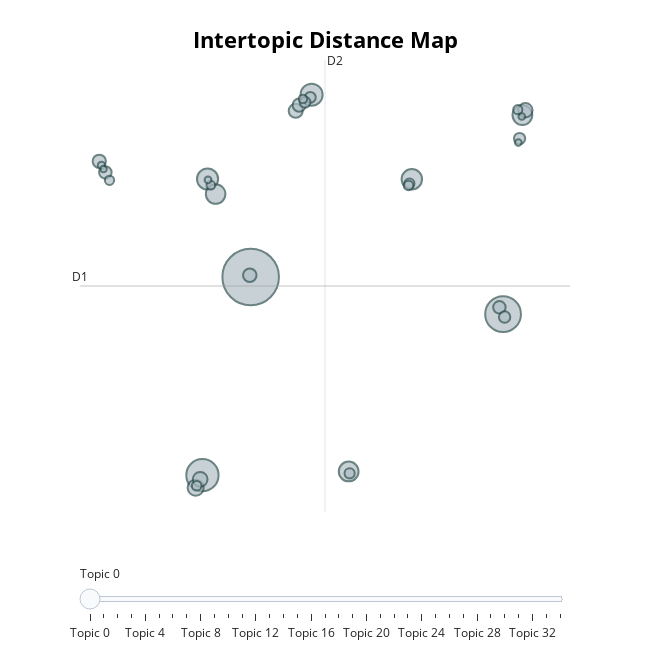

The notebook cell saved with this chart:
### Code cell
# Visualize topics
topic_model.visualize_topics()

### Figure 1 — Plotly figure (JSON) as saved in the notebook; plotly's stock layout.template omitted (floating-point values rounded to 4 significant figures)
{"data": [{"customdata": [[0, "determining | receiving | corresponding | transmitting | electronic", 1296], [1, "turbine | substantially | plurality | surfaces | adapted", 518], [2, "synchronous | capacitor | converter | transistor | electrical", 422], [3, "polynucleotides | polypeptides | nucleic | polypeptide | nucleotide", 197], [4, "separation | preparation | catalytic | catalysts | isobutanol", 181], [5, "combustion | regeneration | separation | gaseous | hydrocarbon", 169], [6, "mechanism | turbine | propeller | aperture | supporting", 158], [7, "combustion | separation | gaseous | contaminant | hydrocarbon", 158], [8, "pharmaceutically | polynucleotides | polypeptides | preparation | pharmaceutical", 155], [9, "refrigeration | combustion | refrigerant | turbine | cavity", 105], [10, "combustion | regeneration | detecting | reductant | catalytic", 88], [11, "hydraulic | recycled | polyethylene | powders | fibrous", 84], [12, "pentaerythritol | cycloalkyl | electrolyte | alkenyl | unsubstituted", 80], [13, "acceleration | combustion | mechanism | mechanical | electrically", 74], [14, "turbine | electrode | coupling | lateral | plurality", 71], [15, "oligonucleotides | nucleophilic | zirconium | oxygenate | epihalohydrin", 70], [16, "electrolytic | electrolysis | electrolyte | nonaqueous | lithium", 63], [17, "combustion | separation | fertilizer | combustible | furnace", 63], [18, "electrolyte | crystalline | semiconductor | electrically | photovoltaic", 53], [19, "methanogenic | combustion | separation | desulphurization | fertilizer", 51], [20, "separation | nanoplatelets | preparation | refractory | catalysts", 48], [21, "separation | carboxylic | pyrolyzate | oxygenate | chloroform", 47], [22, "electrolyte | peripheral | welding | electrically | electrodes", 42], [23, "filtration | biodegradable | pollutant | nitritation | contaminant", 41], [24, "airconditioning | generation | refrigerating | refrigerant | turbine", 38], [25, "dissolvable | nanomaterials | entrainment | sulfate | cementitious", 37], [26, "recycled | peripheral | irradiation | apertures | receiving", 35], [27, "combustion | regeneration | mechanical | recirculation | particulates", 34], [28, "electrolytic | hydrochloric | separation | sequestration | gaseous", 30], [29, "biodegradable | electrolyte | nonaqueous | lithium | electroconductive", 29], [30, "mechanism | vacuum | pipeline | particles | cooler", 22], [31, "rejuvenation | electrochemical | microdroplets | rejuvenating | sorbent", 19], [32, "sequestering | subterranean | hydrocarbon | gaseous | regenerating", 18], [33, "trituration | fertilizer | digestion | recovering | defecation", 18], [34, "contaminated | dessicant | withdrawal | condensation | absorbent", 17]], "hovertemplate": "<b>Topic %{customdata[0]}</b><br>%{customdata[1]}<br>Size: %{customdata[2]}", "legendgroup": "", "marker": {"color": "#B0BEC5", "line": {"color": "DarkSlateGrey", "width": 2}, "size": [1296, 518, 422, 197, 181, 169, 158, 158, 155, 105, 88, 84, 80, 74, 71, 70, 63, 63, 53, 51, 48, 47, 42, 41, 38, 37, 35, 34, 30, 29, 22, 19, 18, 18, 17], "sizemode": "area", "sizeref": 0.81, "symbol": "circle"}, "mode": "markers", "name": "", "orientation": "v", "showlegend": false, "type": "scatter", "x": [1.569, 18.84, -1.731, 5.738, -1.38, 12.6, 8.275, 20.16, -0.8278, -2.195, -1.885, 20.37, 4.651, 1.508, -8.79, 4.888, 18.59, -8.373, 18.95, 19.97, 5.651, 5.294, 8.341, 12.44, -2.123, 12.37, -8.09, 19.85, -1.156, 5.147, -8.638, -1.347, 19.88, 20.12, -8.498], "xaxis": "x", "y": [1.798, 0.4317, -5.489, 8.504, 5.401, 5.393, -5.355, 7.752, 4.849, -5.952, -5.643, 7.931, 7.911, 1.862, 6.056, 8.118, 0.6832, 5.646, 0.3257, 6.892, 8.403, 8.225, -5.423, 5.233, -5.88, 5.167, 5.355, 7.953, 5.177, 8.343, 5.904, 5.368, 6.743, 7.701, 5.767], "yaxis": "y"}], "layout": {"annotations": [{"showarrow": false, "text": "D1", "x": -10.11, "y": 1.467, "yshift": 10}, {"showarrow": false, "text": "D2", "x": 6.656, "xshift": 10, "y": 9.78}], "height": 650, "hoverlabel": {"bgcolor": "white", "font": {"family": "Rockwell", "size": 16}}, "legend": {"itemsizing": "constant", "tracegroupgap": 0}, "margin": {"t": 60}, "shapes": [{"line": {"color": "#CFD8DC", "width": 2}, "type": "line", "x0": 6.656, "x1": 6.656, "y0": -6.845, "y1": 9.78}, {"line": {"color": "#9E9E9E", "width": 2}, "type": "line", "x0": -10.11, "x1": 23.42, "y0": 1.467, "y1": 1.467}], "sliders": [{"active": 0, "pad": {"t": 50}, "steps": [{"args": [{"marker.color": [["red", "#B0BEC5", "#B0BEC5", "#B0BEC5", "#B0BEC5", "#B0BEC5", "#B0BEC5", "#B0BEC5", "#B0BEC5", "#B0BEC5", "#B0BEC5", "#B0BEC5", "#B0BEC5", "#B0BEC5", "#B0BEC5", "#B0BEC5", "#B0BEC5", "#B0BEC5", "#B0BEC5", "#B0BEC5", "#B0BEC5", "#B0BEC5", "#B0BEC5", "#B0BEC5", "#B0BEC5", "#B0BEC5", "#B0BEC5", "#B0BEC5", "#B0BEC5", "#B0BEC5", "#B0BEC5", "#B0BEC5", "#B0BEC5", "#B0BEC5", "#B0BEC5"]]}], "label": "Topic 0", "method": "update"}, {"args": [{"marker.color": [["#B0BEC5", "red", "#B0BEC5", "#B0BEC5", "#B0BEC5", "#B0BEC5", "#B0BEC5", "#B0BEC5", "#B0BEC5", "#B0BEC5", "#B0BEC5", "#B0BEC5", "#B0BEC5", "#B0BEC5", "#B0BEC5", "#B0BEC5", "#B0BEC5", "#B0BEC5", "#B0BEC5", "#B0BEC5", "#B0BEC5", "#B0BEC5", "#B0BEC5", "#B0BEC5", "#B0BEC5", "#B0BEC5", "#B0BEC5", "#B0BEC5", "#B0BEC5", "#B0BEC5", "#B0BEC5", "#B0BEC5", "#B0BEC5", "#B0BEC5", "#B0BEC5"]]}], "label": "Topic 1", "method": "update"}, {"args": [{"marker.color": [["#B0BEC5", "#B0BEC5", "red", "#B0BEC5", "#B0BEC5", "#B0BEC5", "#B0BEC5", "#B0BEC5", "#B0BEC5", "#B0BEC5", "#B0BEC5", "#B0BEC5", "#B0BEC5", "#B0BEC5", "#B0BEC5", "#B0BEC5", "#B0BEC5", "#B0BEC5", "#B0BEC5", "#B0BEC5", "#B0BEC5", "#B0BEC5", "#B0BEC5", "#B0BEC5", "#B0BEC5", "#B0BEC5", "#B0BEC5", "#B0BEC5", "#B0BEC5", "#B0BEC5", "#B0BEC5", "#B0BEC5", "#B0BEC5", "#B0BEC5", "#B0BEC5"]]}], "label": "Topic 2", "method": "update"}, {"args": [{"marker.color": [["#B0BEC5", "#B0BEC5", "#B0BEC5", "red", "#B0BEC5", "#B0BEC5", "#B0BEC5", "#B0BEC5", "#B0BEC5", "#B0BEC5", "#B0BEC5", "#B0BEC5", "#B0BEC5", "#B0BEC5", "#B0BEC5", "#B0BEC5", "#B0BEC5", "#B0BEC5", "#B0BEC5", "#B0BEC5", "#B0BEC5", "#B0BEC5", "#B0BEC5", "#B0BEC5", "#B0BEC5", "#B0BEC5", "#B0BEC5", "#B0BEC5", "#B0BEC5", "#B0BEC5", "#B0BEC5", "#B0BEC5", "#B0BEC5", "#B0BEC5", "#B0BEC5"]]}], "label": "Topic 3", "method": "update"}, {"args": [{"marker.color": [["#B0BEC5", "#B0BEC5", "#B0BEC5", "#B0BEC5", "red", "#B0BEC5", "#B0BEC5", "#B0BEC5", "#B0BEC5", "#B0BEC5", "#B0BEC5", "#B0BEC5", "#B0BEC5", "#B0BEC5", "#B0BEC5", "#B0BEC5", "#B0BEC5", "#B0BEC5", "#B0BEC5", "#B0BEC5", "#B0BEC5", "#B0BEC5", "#B0BEC5", "#B0BEC5", "#B0BEC5", "#B0BEC5", "#B0BEC5", "#B0BEC5", "#B0BEC5", "#B0BEC5", "#B0BEC5", "#B0BEC5", "#B0BEC5", "#B0BEC5", "#B0BEC5"]]}], "label": "Topic 4", "method": "update"}, {"args": [{"marker.color": [["#B0BEC5", "#B0BEC5", "#B0BEC5", "#B0BEC5", "#B0BEC5", "red", "#B0BEC5", "#B0BEC5", "#B0BEC5", "#B0BEC5", "#B0BEC5", "#B0BEC5", "#B0BEC5", "#B0BEC5", "#B0BEC5", "#B0BEC5", "#B0BEC5", "#B0BEC5", "#B0BEC5", "#B0BEC5", "#B0BEC5", "#B0BEC5", "#B0BEC5", "#B0BEC5", "#B0BEC5", "#B0BEC5", "#B0BEC5", "#B0BEC5", "#B0BEC5", "#B0BEC5", "#B0BEC5", "#B0BEC5", "#B0BEC5", "#B0BEC5", "#B0BEC5"]]}], "label": "Topic 5", "method": "update"}, {"args": [{"marker.color": [["#B0BEC5", "#B0BEC5", "#B0BEC5", "#B0BEC5", "#B0BEC5", "#B0BEC5", "red", "#B0BEC5", "#B0BEC5", "#B0BEC5", "#B0BEC5", "#B0BEC5", "#B0BEC5", "#B0BEC5", "#B0BEC5", "#B0BEC5", "#B0BEC5", "#B0BEC5", "#B0BEC5", "#B0BEC5", "#B0BEC5", "#B0BEC5", "#B0BEC5", "#B0BEC5", "#B0BEC5", "#B0BEC5", "#B0BEC5", "#B0BEC5", "#B0BEC5", "#B0BEC5", "#B0BEC5", "#B0BEC5", "#B0BEC5", "#B0BEC5", "#B0BEC5"]]}], "label": "Topic 6", "method": "update"}, {"args": [{"marker.color": [["#B0BEC5", "#B0BEC5", "#B0BEC5", "#B0BEC5", "#B0BEC5", "#B0BEC5", "#B0BEC5", "red", "#B0BEC5", "#B0BEC5", "#B0BEC5", "#B0BEC5", "#B0BEC5", "#B0BEC5", "#B0BEC5", "#B0BEC5", "#B0BEC5", "#B0BEC5", "#B0BEC5", "#B0BEC5", "#B0BEC5", "#B0BEC5", "#B0BEC5", "#B0BEC5", "#B0BEC5", "#B0BEC5", "#B0BEC5", "#B0BEC5", "#B0BEC5", "#B0BEC5", "#B0BEC5", "#B0BEC5", "#B0BEC5", "#B0BEC5", "#B0BEC5"]]}], "label": "Topic 7", "method": "update"}, {"args": [{"marker.color": [["#B0BEC5", "#B0BEC5", "#B0BEC5", "#B0BEC5", "#B0BEC5", "#B0BEC5", "#B0BEC5", "#B0BEC5", "red", "#B0BEC5", "#B0BEC5", "#B0BEC5", "#B0BEC5", "#B0BEC5", "#B0BEC5", "#B0BEC5", "#B0BEC5", "#B0BEC5", "#B0BEC5", "#B0BEC5", "#B0BEC5", "#B0BEC5", "#B0BEC5", "#B0BEC5", "#B0BEC5", "#B0BEC5", "#B0BEC5", "#B0BEC5", "#B0BEC5", "#B0BEC5", "#B0BEC5", "#B0BEC5", "#B0BEC5", "#B0BEC5", "#B0BEC5"]]}], "label": "Topic 8", "method": "update"}, {"args": [{"marker.color": [["#B0BEC5", "#B0BEC5", "#B0BEC5", "#B0BEC5", "#B0BEC5", "#B0BEC5", "#B0BEC5", "#B0BEC5", "#B0BEC5", "red", "#B0BEC5", "#B0BEC5", "#B0BEC5", "#B0BEC5", "#B0BEC5", "#B0BEC5", "#B0BEC5", "#B0BEC5", "#B0BEC5", "#B0BEC5", "#B0BEC5", "#B0BEC5", "#B0BEC5", "#B0BEC5", "#B0BEC5", "#B0BEC5", "#B0BEC5", "#B0BEC5", "#B0BEC5", "#B0BEC5", "#B0BEC5", "#B0BEC5", "#B0BEC5", "#B0BEC5", "#B0BEC5"]]}], "label": "Topic 9", "method": "update"}, {"args": [{"marker.color": [["#B0BEC5", "#B0BEC5", "#B0BEC5", "#B0BEC5", "#B0BEC5", "#B0BEC5", "#B0BEC5", "#B0BEC5", "#B0BEC5", "#B0BEC5", "red", "#B0BEC5", "#B0BEC5", "#B0BEC5", "#B0BEC5", "#B0BEC5", "#B0BEC5", "#B0BEC5", "#B0BEC5", "#B0BEC5", "#B0BEC5", "#B0BEC5", "#B0BEC5", "#B0BEC5", "#B0BEC5", "#B0BEC5", "#B0BEC5", "#B0BEC5", "#B0BEC5", "#B0BEC5", "#B0BEC5", "#B0BEC5", "#B0BEC5", "#B0BEC5", "#B0BEC5"]]}], "label": "Topic 10", "method": "update"}, {"args": [{"marker.color": [["#B0BEC5", "#B0BEC5", "#B0BEC5", "#B0BEC5", "#B0BEC5", "#B0BEC5", "#B0BEC5", "#B0BEC5", "#B0BEC5", "#B0BEC5", "#B0BEC5", "red", "#B0BEC5", "#B0BEC5", "#B0BEC5", "#B0BEC5", "#B0BEC5", "#B0BEC5", "#B0BEC5", "#B0BEC5", "#B0BEC5", "#B0BEC5", "#B0BEC5", "#B0BEC5", "#B0BEC5", "#B0BEC5", "#B0BEC5", "#B0BEC5", "#B0BEC5", "#B0BEC5", "#B0BEC5", "#B0BEC5", "#B0BEC5", "#B0BEC5", "#B0BEC5"]]}], "label": "Topic 11", "method": "update"}, {"args": [{"marker.color": [["#B0BEC5", "#B0BEC5", "#B0BEC5", "#B0BEC5", "#B0BEC5", "#B0BEC5", "#B0BEC5", "#B0BEC5", "#B0BEC5", "#B0BEC5", "#B0BEC5", "#B0BEC5", "red", "#B0BEC5", "#B0BEC5", "#B0BEC5", "#B0BEC5", "#B0BEC5", "#B0BEC5", "#B0BEC5", "#B0BEC5", "#B0BEC5", "#B0BEC5", "#B0BEC5", "#B0BEC5", "#B0BEC5", "#B0BEC5", "#B0BEC5", "#B0BEC5", "#B0BEC5", "#B0BEC5", "#B0BEC5", "#B0BEC5", "#B0BEC5", "#B0BEC5"]]}], "label": "Topic 12", "method": "update"}, {"args": [{"marker.color": [["#B0BEC5", "#B0BEC5", "#B0BEC5", "#B0BEC5", "#B0BEC5", "#B0BEC5", "#B0BEC5", "#B0BEC5", "#B0BEC5", "#B0BEC5", "#B0BEC5", "#B0BEC5", "#B0BEC5", "red", "#B0BEC5", "#B0BEC5", "#B0BEC5", "#B0BEC5", "#B0BEC5", "#B0BEC5", "#B0BEC5", "#B0BEC5", "#B0BEC5", "#B0BEC5", "#B0BEC5", "#B0BEC5", "#B0BEC5", "#B0BEC5", "#B0BEC5", "#B0BEC5", "#B0BEC5", "#B0BEC5", "#B0BEC5", "#B0BEC5", "#B0BEC5"]]}], "label": "Topic 13", "method": "update"}, {"args": [{"marker.color": [["#B0BEC5", "#B0BEC5", "#B0BEC5", "#B0BEC5", "#B0BEC5", "#B0BEC5", "#B0BEC5", "#B0BEC5", "#B0BEC5", "#B0BEC5", "#B0BEC5", "#B0BEC5", "#B0BEC5", "#B0BEC5", "red", "#B0BEC5", "#B0BEC5", "#B0BEC5", "#B0BEC5", "#B0BEC5", "#B0BEC5", "#B0BEC5", "#B0BEC5", "#B0BEC5", "#B0BEC5", "#B0BEC5", "#B0BEC5", "#B0BEC5", "#B0BEC5", "#B0BEC5", "#B0BEC5", "#B0BEC5", "#B0BEC5", "#B0BEC5", "#B0BEC5"]]}], "label": "Topic 14", "method": "update"}, {"args": [{"marker.color": [["#B0BEC5", "#B0BEC5", "#B0BEC5", "#B0BEC5", "#B0BEC5", "#B0BEC5", "#B0BEC5", "#B0BEC5", "#B0BEC5", "#B0BEC5", "#B0BEC5", "#B0BEC5", "#B0BEC5", "#B0BEC5", "#B0BEC5", "red", "#B0BEC5", "#B0BEC5", "#B0BEC5", "#B0BEC5", "#B0BEC5", "#B0BEC5", "#B0BEC5", "#B0BEC5", "#B0BEC5", "#B0BEC5", "#B0BEC5", "#B0BEC5", "#B0BEC5", "#B0BEC5", "#B0BEC5", "#B0BEC5", "#B0BEC5", "#B0BEC5", "#B0BEC5"]]}], "label": "Topic 15", "method": "update"}, {"args": [{"marker.color": [["#B0BEC5", "#B0BEC5", "#B0BEC5", "#B0BEC5", "#B0BEC5", "#B0BEC5", "#B0BEC5", "#B0BEC5", "#B0BEC5", "#B0BEC5", "#B0BEC5", "#B0BEC5", "#B0BEC5", "#B0BEC5", "#B0BEC5", "#B0BEC5", "red", "#B0BEC5", "#B0BEC5", "#B0BEC5", "#B0BEC5", "#B0BEC5", "#B0BEC5", "#B0BEC5", "#B0BEC5", "#B0BEC5", "#B0BEC5", "#B0BEC5", "#B0BEC5", "#B0BEC5", "#B0BEC5", "#B0BEC5", "#B0BEC5", "#B0BEC5", "#B0BEC5"]]}], "label": "Topic 16", "method": "update"}, {"args": [{"marker.color": [["#B0BEC5", "#B0BEC5", "#B0BEC5", "#B0BEC5", "#B0BEC5", "#B0BEC5", "#B0BEC5", "#B0BEC5", "#B0BEC5", "#B0BEC5", "#B0BEC5", "#B0BEC5", "#B0BEC5", "#B0BEC5", "#B0BEC5", "#B0BEC5", "#B0BEC5", "red", "#B0BEC5", "#B0BEC5", "#B0BEC5", "#B0BEC5", "#B0BEC5", "#B0BEC5", "#B0BEC5", "#B0BEC5", "#B0BEC5", "#B0BEC5", "#B0BEC5", "#B0BEC5", "#B0BEC5", "#B0BEC5", "#B0BEC5", "#B0BEC5", "#B0BEC5"]]}], "label": "Topic 17", "method": "update"}, {"args": [{"marker.color": [["#B0BEC5", "#B0BEC5", "#B0BEC5", "#B0BEC5", "#B0BEC5", "#B0BEC5", "#B0BEC5", "#B0BEC5", "#B0BEC5", "#B0BEC5", "#B0BEC5", "#B0BEC5", "#B0BEC5", "#B0BEC5", "#B0BEC5", "#B0BEC5", "#B0BEC5", "#B0BEC5", "red", "#B0BEC5", "#B0BEC5", "#B0BEC5", "#B0BEC5", "#B0BEC5", "#B0BEC5", "#B0BEC5", "#B0BEC5", "#B0BEC5", "#B0BEC5", "#B0BEC5", "#B0BEC5", "#B0BEC5", "#B0BEC5", "#B0BEC5", "#B0BEC5"]]}], "label": "Topic 18", "method": "update"}, {"args": [{"marker.color": [["#B0BEC5", "#B0BEC5", "#B0BEC5", "#B0BEC5", "#B0BEC5", "#B0BEC5", "#B0BEC5", "#B0BEC5", "#B0BEC5", "#B0BEC5", "#B0BEC5", "#B0BEC5", "#B0BEC5", "#B0BEC5", "#B0BEC5", "#B0BEC5", "#B0BEC5", "#B0BEC5", "#B0BEC5", "red", "#B0BEC5", "#B0BEC5", "#B0BEC5", "#B0BEC5", "#B0BEC5", "#B0BEC5", "#B0BEC5", "#B0BEC5", "#B0BEC5", "#B0BEC5", "#B0BEC5", "#B0BEC5", "#B0BEC5", "#B0BEC5", "#B0BEC5"]]}], "label": "Topic 19", "method": "update"}, {"args": [{"marker.color": [["#B0BEC5", "#B0BEC5", "#B0BEC5", "#B0BEC5", "#B0BEC5", "#B0BEC5", "#B0BEC5", "#B0BEC5", "#B0BEC5", "#B0BEC5", "#B0BEC5", "#B0BEC5", "#B0BEC5", "#B0BEC5", "#B0BEC5", "#B0BEC5", "#B0BEC5", "#B0BEC5", "#B0BEC5", "#B0BEC5", "red", "#B0BEC5", "#B0BEC5", "#B0BEC5", "#B0BEC5", "#B0BEC5", "#B0BEC5", "#B0BEC5", "#B0BEC5", "#B0BEC5", "#B0BEC5", "#B0BEC5", "#B0BEC5", "#B0BEC5", "#B0BEC5"]]}], "label": "Topic 20", "method": "update"}, {"args": [{"marker.color": [["#B0BEC5", "#B0BEC5", "#B0BEC5", "#B0BEC5", "#B0BEC5", "#B0BEC5", "#B0BEC5", "#B0BEC5", "#B0BEC5", "#B0BEC5", "#B0BEC5", "#B0BEC5", "#B0BEC5", "#B0BEC5", "#B0BEC5", "#B0BEC5", "#B0BEC5", "#B0BEC5", "#B0BEC5", "#B0BEC5", "#B0BEC5", "red", "#B0BEC5", "#B0BEC5", "#B0BEC5", "#B0BEC5", "#B0BEC5", "#B0BEC5", "#B0BEC5", "#B0BEC5", "#B0BEC5", "#B0BEC5", "#B0BEC5", "#B0BEC5", "#B0BEC5"]]}], "label": "Topic 21", "method": "update"}, {"args": [{"marker.color": [["#B0BEC5", "#B0BEC5", "#B0BEC5", "#B0BEC5", "#B0BEC5", "#B0BEC5", "#B0BEC5", "#B0BEC5", "#B0BEC5", "#B0BEC5", "#B0BEC5", "#B0BEC5", "#B0BEC5", "#B0BEC5", "#B0BEC5", "#B0BEC5", "#B0BEC5", "#B0BEC5", "#B0BEC5", "#B0BEC5", "#B0BEC5", "#B0BEC5", "red", "#B0BEC5", "#B0BEC5", "#B0BEC5", "#B0BEC5", "#B0BEC5", "#B0BEC5", "#B0BEC5", "#B0BEC5", "#B0BEC5", "#B0BEC5", "#B0BEC5", "#B0BEC5"]]}], "label": "Topic 22", "method": "update"}, {"args": [{"marker.color": [["#B0BEC5", "#B0BEC5", "#B0BEC5", "#B0BEC5", "#B0BEC5", "#B0BEC5", "#B0BEC5", "#B0BEC5", "#B0BEC5", "#B0BEC5", "#B0BEC5", "#B0BEC5", "#B0BEC5", "#B0BEC5", "#B0BEC5", "#B0BEC5", "#B0BEC5", "#B0BEC5", "#B0BEC5", "#B0BEC5", "#B0BEC5", "#B0BEC5", "#B0BEC5", "red", "#B0BEC5", "#B0BEC5", "#B0BEC5", "#B0BEC5", "#B0BEC5", "#B0BEC5", "#B0BEC5", "#B0BEC5", "#B0BEC5", "#B0BEC5", "#B0BEC5"]]}], "label": "Topic 23", "method": "update"}, {"args": [{"marker.color": [["#B0BEC5", "#B0BEC5", "#B0BEC5", "#B0BEC5", "#B0BEC5", "#B0BEC5", "#B0BEC5", "#B0BEC5", "#B0BEC5", "#B0BEC5", "#B0BEC5", "#B0BEC5", "#B0BEC5", "#B0BEC5", "#B0BEC5", "#B0BEC5", "#B0BEC5", "#B0BEC5", "#B0BEC5", "#B0BEC5", "#B0BEC5", "#B0BEC5", "#B0BEC5", "#B0BEC5", "red", "#B0BEC5", "#B0BEC5", "#B0BEC5", "#B0BEC5", "#B0BEC5", "#B0BEC5", "#B0BEC5", "#B0BEC5", "#B0BEC5", "#B0BEC5"]]}], "label": "Topic 24", "method": "update"}, {"args": [{"marker.color": [["#B0BEC5", "#B0BEC5", "#B0BEC5", "#B0BEC5", "#B0BEC5", "#B0BEC5", "#B0BEC5", "#B0BEC5", "#B0BEC5", "#B0BEC5", "#B0BEC5", "#B0BEC5", "#B0BEC5", "#B0BEC5", "#B0BEC5", "#B0BEC5", "#B0BEC5", "#B0BEC5", "#B0BEC5", "#B0BEC5", "#B0BEC5", "#B0BEC5", "#B0BEC5", "#B0BEC5", "#B0BEC5", "red", "#B0BEC5", "#B0BEC5", "#B0BEC5", "#B0BEC5", "#B0BEC5", "#B0BEC5", "#B0BEC5", "#B0BEC5", "#B0BEC5"]]}], "label": "Topic 25", "method": "update"}, {"args": [{"marker.color": [["#B0BEC5", "#B0BEC5", "#B0BEC5", "#B0BEC5", "#B0BEC5", "#B0BEC5", "#B0BEC5", "#B0BEC5", "#B0BEC5", "#B0BEC5", "#B0BEC5", "#B0BEC5", "#B0BEC5", "#B0BEC5", "#B0BEC5", "#B0BEC5", "#B0BEC5", "#B0BEC5", "#B0BEC5", "#B0BEC5", "#B0BEC5", "#B0BEC5", "#B0BEC5", "#B0BEC5", "#B0BEC5", "#B0BEC5", "red", "#B0BEC5", "#B0BEC5", "#B0BEC5", "#B0BEC5", "#B0BEC5", "#B0BEC5", "#B0BEC5", "#B0BEC5"]]}], "label": "Topic 26", "method": "update"}, {"args": [{"marker.color": [["#B0BEC5", "#B0BEC5", "#B0BEC5", "#B0BEC5", "#B0BEC5", "#B0BEC5", "#B0BEC5", "#B0BEC5", "#B0BEC5", "#B0BEC5", "#B0BEC5", "#B0BEC5", "#B0BEC5", "#B0BEC5", "#B0BEC5", "#B0BEC5", "#B0BEC5", "#B0BEC5", "#B0BEC5", "#B0BEC5", "#B0BEC5", "#B0BEC5", "#B0BEC5", "#B0BEC5", "#B0BEC5", "#B0BEC5", "#B0BEC5", "red", "#B0BEC5", "#B0BEC5", "#B0BEC5", "#B0BEC5", "#B0BEC5", "#B0BEC5", "#B0BEC5"]]}], "label": "Topic 27", "method": "update"}, {"args": [{"marker.color": [["#B0BEC5", "#B0BEC5", "#B0BEC5", "#B0BEC5", "#B0BEC5", "#B0BEC5", "#B0BEC5", "#B0BEC5", "#B0BEC5", "#B0BEC5", "#B0BEC5", "#B0BEC5", "#B0BEC5", "#B0BEC5", "#B0BEC5", "#B0BEC5", "#B0BEC5", "#B0BEC5", "#B0BEC5", "#B0BEC5", "#B0BEC5", "#B0BEC5", "#B0BEC5", "#B0BEC5", "#B0BEC5", "#B0BEC5", "#B0BEC5", "#B0BEC5", "red", "#B0BEC5", "#B0BEC5", "#B0BEC5", "#B0BEC5", "#B0BEC5", "#B0BEC5"]]}], "label": "Topic 28", "method": "update"}, {"args": [{"marker.color": [["#B0BEC5", "#B0BEC5", "#B0BEC5", "#B0BEC5", "#B0BEC5", "#B0BEC5", "#B0BEC5", "#B0BEC5", "#B0BEC5", "#B0BEC5", "#B0BEC5", "#B0BEC5", "#B0BEC5", "#B0BEC5", "#B0BEC5", "#B0BEC5", "#B0BEC5", "#B0BEC5", "#B0BEC5", "#B0BEC5", "#B0BEC5", "#B0BEC5", "#B0BEC5", "#B0BEC5", "#B0BEC5", "#B0BEC5", "#B0BEC5", "#B0BEC5", "#B0BEC5", "red", "#B0BEC5", "#B0BEC5", "#B0BEC5", "#B0BEC5", "#B0BEC5"]]}], "label": "Topic 29", "method": "update"}, {"args": [{"marker.color": [["#B0BEC5", "#B0BEC5", "#B0BEC5", "#B0BEC5", "#B0BEC5", "#B0BEC5", "#B0BEC5", "#B0BEC5", "#B0BEC5", "#B0BEC5", "#B0BEC5", "#B0BEC5", "#B0BEC5", "#B0BEC5", "#B0BEC5", "#B0BEC5", "#B0BEC5", "#B0BEC5", "#B0BEC5", "#B0BEC5", "#B0BEC5", "#B0BEC5", "#B0BEC5", "#B0BEC5", "#B0BEC5", "#B0BEC5", "#B0BEC5", "#B0BEC5", "#B0BEC5", "#B0BEC5", "red", "#B0BEC5", "#B0BEC5", "#B0BEC5", "#B0BEC5"]]}], "label": "Topic 30", "method": "update"}, {"args": [{"marker.color": [["#B0BEC5", "#B0BEC5", "#B0BEC5", "#B0BEC5", "#B0BEC5", "#B0BEC5", "#B0BEC5", "#B0BEC5", "#B0BEC5", "#B0BEC5", "#B0BEC5", "#B0BEC5", "#B0BEC5", "#B0BEC5", "#B0BEC5", "#B0BEC5", "#B0BEC5", "#B0BEC5", "#B0BEC5", "#B0BEC5", "#B0BEC5", "#B0BEC5", "#B0BEC5", "#B0BEC5", "#B0BEC5", "#B0BEC5", "#B0BEC5", "#B0BEC5", "#B0BEC5", "#B0BEC5", "#B0BEC5", "red", "#B0BEC5", "#B0BEC5", "#B0BEC5"]]}], "label": "Topic 31", "method": "update"}, {"args": [{"marker.color": [["#B0BEC5", "#B0BEC5", "#B0BEC5", "#B0BEC5", "#B0BEC5", "#B0BEC5", "#B0BEC5", "#B0BEC5", "#B0BEC5", "#B0BEC5", "#B0BEC5", "#B0BEC5", "#B0BEC5", "#B0BEC5", "#B0BEC5", "#B0BEC5", "#B0BEC5", "#B0BEC5", "#B0BEC5", "#B0BEC5", "#B0BEC5", "#B0BEC5", "#B0BEC5", "#B0BEC5", "#B0BEC5", "#B0BEC5", "#B0BEC5", "#B0BEC5", "#B0BEC5", "#B0BEC5", "#B0BEC5", "#B0BEC5", "red", "#B0BEC5", "#B0BEC5"]]}], "label": "Topic 32", "method": "update"}, {"args": [{"marker.color": [["#B0BEC5", "#B0BEC5", "#B0BEC5", "#B0BEC5", "#B0BEC5", "#B0BEC5", "#B0BEC5", "#B0BEC5", "#B0BEC5", "#B0BEC5", "#B0BEC5", "#B0BEC5", "#B0BEC5", "#B0BEC5", "#B0BEC5", "#B0BEC5", "#B0BEC5", "#B0BEC5", "#B0BEC5", "#B0BEC5", "#B0BEC5", "#B0BEC5", "#B0BEC5", "#B0BEC5", "#B0BEC5", "#B0BEC5", "#B0BEC5", "#B0BEC5", "#B0BEC5", "#B0BEC5", "#B0BEC5", "#B0BEC5", "#B0BEC5", "red", "#B0BEC5"]]}], "label": "Topic 33", "method": "update"}, {"args": [{"marker.color": [["#B0BEC5", "#B0BEC5", "#B0BEC5", "#B0BEC5", "#B0BEC5", "#B0BEC5", "#B0BEC5", "#B0BEC5", "#B0BEC5", "#B0BEC5", "#B0BEC5", "#B0BEC5", "#B0BEC5", "#B0BEC5", "#B0BEC5", "#B0BEC5", "#B0BEC5", "#B0BEC5", "#B0BEC5", "#B0BEC5", "#B0BEC5", "#B0BEC5", "#B0BEC5", "#B0BEC5", "#B0BEC5", "#B0BEC5", "#B0BEC5", "#B0BEC5", "#B0BEC5", "#B0BEC5", "#B0BEC5", "#B0BEC5", "#B0BEC5", "#B0BEC5", "red"]]}], "label": "Topic 34", "method": "update"}]}], "title": {"font": {"color": "Black", "size": 22}, "text": "<b>Intertopic Distance Map</b>", "x": 0.5, "xanchor": "center", "y": 0.95, "yanchor": "top"}, "width": 650, "xaxis": {"anchor": "y", "domain": [0, 1], "range": [-10.11, 23.42], "title": {"text": ""}, "visible": false}, "yaxis": {"anchor": "x", "domain": [0, 1], "range": [-6.845, 9.78], "title": {"text": ""}, "visible": false}}}
